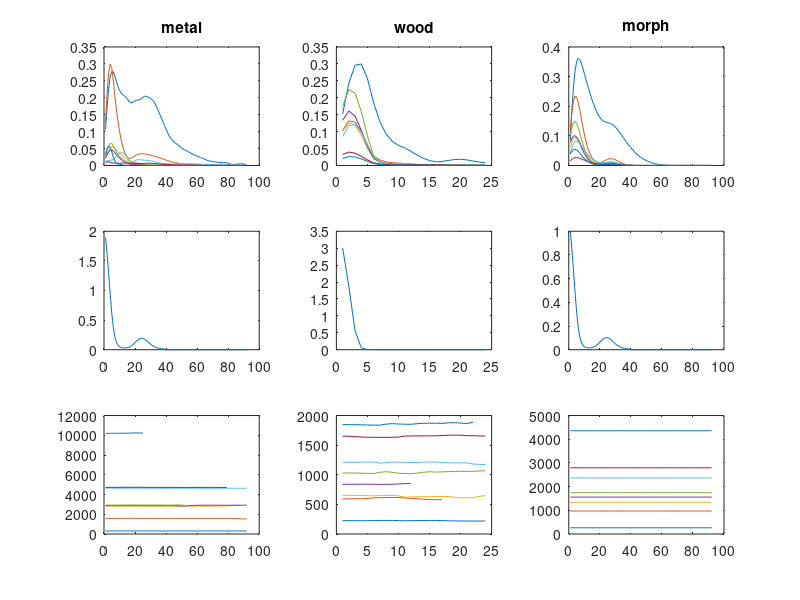
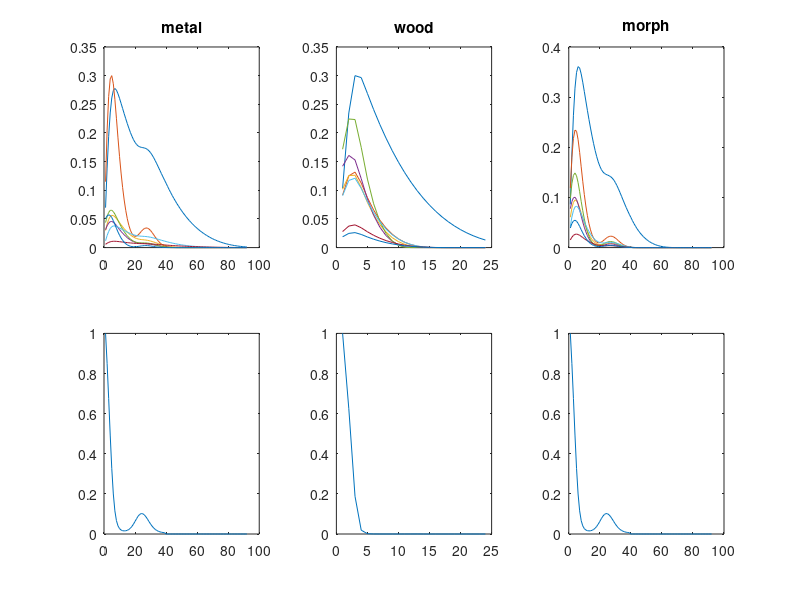

Source code (MATLAB) for these figures, in order: (Note: this script raises an error after producing the figures.)
function [y, yFreq] = morphImpacts(interp,force)

if nargin < 2
    force = 0;
end

if nargin < 1
    interp = 0.5;
end

gamma = 3/4;

%% load data and plot
numModels = 2;
numModes = 8;
model = cell(1,numModels);
results1 = load('resultsMetalImpact');
model{1} = results1.results;
model{1}.freq = model{1}.modeMedFreq;

results2 = load('resultsWoodenImpact');
model{2} = results2.results;
model{2}.freq = model{2}.modeMedFreq;

% make sure latent function decreases to zero at the end
model{1}.g(end-10:end) = 0;
model{2}.g(end-10:end) = 0;

% hack:
model{1}.g(40:end) = 0;

figure(101); clf
subplot(331)
plot(model{1}.modeMag')
title('metal')
subplot(332)
plot(model{2}.modeMag')
title('wood')
subplot(334)
plot(model{1}.g)
subplot(335)
plot(model{2}.g)
subplot(337)
plot(model{1}.modeFreq')
subplot(338)
plot(model{2}.modeFreq')

% calculate the adjustments

maxMean = max(model{1}.predMean');
model{1}.adjustFactor = model{1}.maxOfMode ./ maxMean;

maxMean = max(model{2}.predMean');
model{2}.adjustFactor = model{2}.maxOfMode ./ maxMean;

%% unwrap the parameters from theta vector
dt = 0.1; % should be standard across models

A = cell(1,numModels);
B = cell(1,numModels);
D = cell(1,numModels);
S = cell(1,numModels);
for j=1:numModels
    A{j} = model{j}.theta_opt(3:numModes+2);
    B{j} = model{j}.theta_opt(numModes+3:(2*numModes)+2);
    D{j} = eye(numModes,numModes);
    D{j}(eye(numModes)==1) = -model{j}.theta_opt((2*numModes)+3:(3*numModes)+2);
    S{j} = model{j}.theta_opt((3*numModes)+3:(4*numModes)+2);
    normFactor = max(model{j}.g);
    model{j}.g = model{j}.g ./ normFactor;
    S{j} = normFactor .* S{j};
end


%% run the state space model
y = cell(1,2);
for m=1:2
    T = length(model{m}.g); % this can be whatever really, but we'll need a latent force of the same length

    y{m} = zeros(numModes,T);    % Preallocate output signal for t=1:T

    u = model{m}.g; % the latent force, just use this for now, since it's the right length

    % Perform the system simulation:
    x = A{m};                           % Set initial state
    for t=1:T                           % Iterate through time
        y{m}(:,t) = max(x .* model{m}.scaleFactor', 0); % Output for time t
        Su = S{m}.*u(t);            % Latent force impact
        xdot = D{m}*real(x.^(gamma)) + Su + B{m};  % calculate x'(t)
        x = x + (xdot * dt);        % calculate x(t+1) = forward one time step
    end
end

figure(102); clf
subplot(231)
plot(y{1}')
title('metal')
subplot(234)
plot(model{1}.g)

subplot(232)
plot(y{2}')
title('wood')
subplot(235)
plot(model{2}.g)

%% morphing / interpolation?

%interp = 0.25; % [0,1], 0 = model1, 1 = model2
i0 = 1-interp;
i1 = interp;

m = force+1; % which latent force to use

u = model{m}.g; % the latent force, just use this for now, since it's the right length
%u(40:end) = 0;
%u = [u zeros(20,1)'];

T = length(u); % this can be whatever really, but we'll need a latent force of the same length

y = zeros(numModes,T);  % Preallocate output signal for t=1:T
yFreq = y; % Preallocate frequency matrix


B{1} = zeros(size(B{1}));
B{2} = zeros(size(B{2}));


ai = i0.*model{1}.scaleFactor + i1.*model{2}.scaleFactor;
% Perform the system simulation:
x = (i0.*A{1}+i1.*A{2});                                        % Set initial state
for t=1:T                                                       % Iterate through time
        y(:,t) = max(x .* ai' , 0);                            % Output for time t
        Su = (i0.*S{1}+i1.*S{2}).*u(t);                         % Latent force impact
        xdot = (i0.*D{1}+i1.*D{2})*real(x.^(gamma)) + Su + i0.*B{1}+i1.*B{2};  % calculate x'(t)
        x = x + (xdot * dt);                                    % calculate x(t+1) = forward one time step
        yFreq(:,t) = exp(i0.*log(model{1}.freq) + i1.*log(model{2}.freq)); % interpolate the (log) frequency
end

figure(102)
subplot(233)
plot(y')
title('morph')
subplot(236)
plot(u)

figure(101)
subplot(333)
plot(y')
title('morph')
subplot(336)
plot(u)
subplot(339)
plot(yFreq')

%% Play
% normalise to avoid clipping:
%y = y * (0.3 / max(max(y)));

fs = 44100;
frameSize   = fs/10;
hopSize     = fs/100;
synthSound = synthtraxEdit(yFreq,y,fs,frameSize,hopSize);
sound(synthSound,fs)